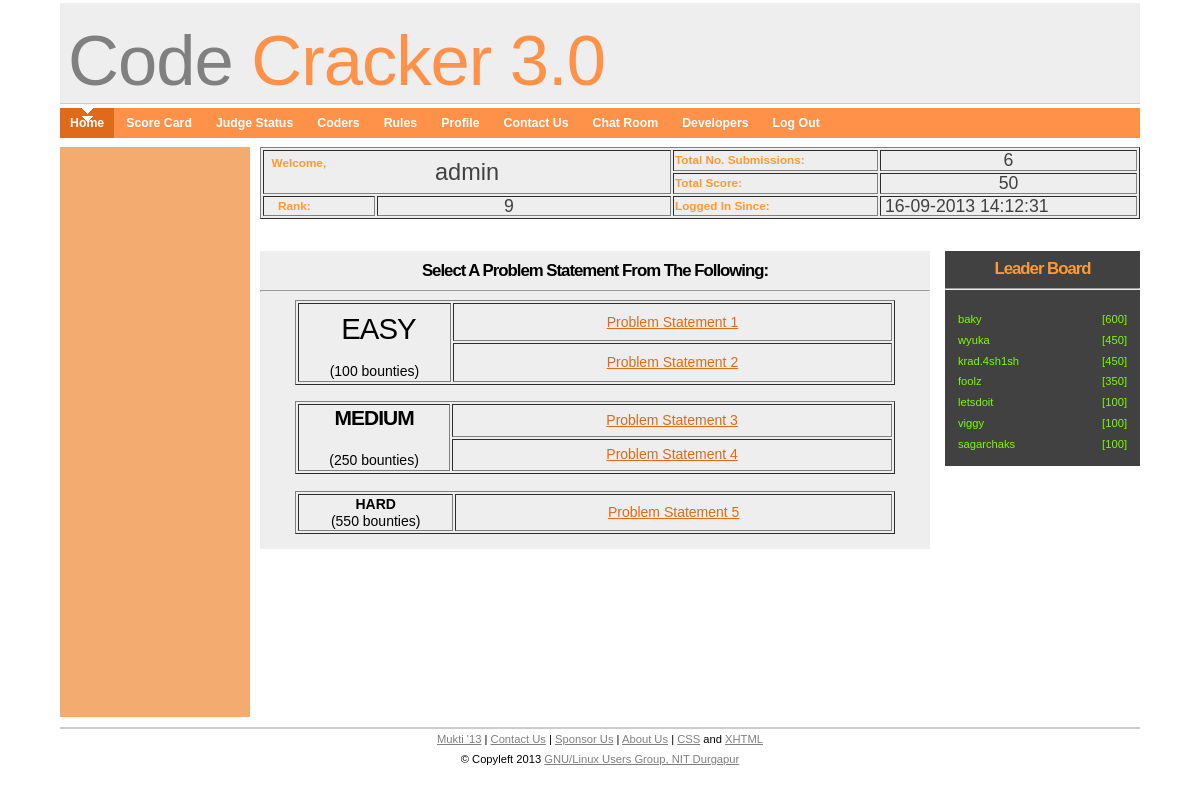
Page /home.php?t=1379340751 (signed in) on the committed database.
### tables this page shows
CREATE TABLE `team` (
  `tname` varchar(20) NOT NULL,
  `tpass` varchar(20) NOT NULL,
  `user1` varchar(25) DEFAULT NULL,
  `user2` varchar(25) DEFAULT NULL,
  `tid` int(15) DEFAULT NULL,
  PRIMARY KEY (`tname`),
  UNIQUE KEY `user1` (`user1`),
  UNIQUE KEY `tid` (`tid`)
);

CREATE TABLE `score` (
  `tname` varchar(20) NOT NULL,
  `score` int(11) DEFAULT NULL,
  `solved` varchar(40) DEFAULT NULL,
  `sub` int(11) DEFAULT NULL,
  `timestmp` timestamp NOT NULL DEFAULT '0000-00-00 00:00:00',
  `rank` int(11) DEFAULT NULL,
  PRIMARY KEY (`tname`)
);

### retrieve.php (called while the page is built, shortened)
<?php
$query="select tname from team where tid='$tid'";
$result=mysql_query($query) or die(mysql_error());
$row=mysql_fetch_array($result);
$tname=$row[0];
$query="select * from score ".
		"where tname=\"$tname\"";
$result=mysql_query($query) or die(mysql_error());
$row=mysql_fetch_array($result);
$rank=$row['rank'];
$score=$row['score'];
$sub=$row['sub'];
?>

### rightwidget.php (the view, shortened to what this page needs)
<?php
$query="select * from score order by rank";
$result=mysql_query($query) or die(mysql_error());
?>
<div class="rightwidget">
	<div class="leaderboard-heading">
		<h2><center>Leader Board</center><hr/></h2>
	</div>
	<table class="leaderboard" width="195">
	<?php
     for($c=1 ; $c <8 ; $c++)
	 {
	 $row = mysql_fetch_array($result);
	 ?>
		<tr>
		<td width="150"><?php echo  $row[tname] ; ?></td><td>[<?php echo  $row[score] ; ?>]</td>
	</tr>
	<?php
	}
	?>
	</table>
</div>

### rankcard.php
<div class="rankcard-container">
	<table class="rankcard" border="1">
	<tr>
		<td colspan="2" rowspan="2" width="300"><strong>&nbsp;&nbsp;<span class="style11">Welcome,</span> &nbsp;&nbsp;&nbsp;</strong><font color="#414141"><div align="center" style="position: relative;font-size: 2.0em;bottom: 7.5px"><?php echo $tname; ?></div></font></span></td>
    <td><span class="style11"><strong>Total No. Submissions: </strong></span></td>
    <td><font color="#414141"><div align="center" style="position: relative;font-size: 1.5em"><?php echo $sub; ?></div></font></td>
    </tr>
    <tr>
        <td><span class="style11"><strong>Total Score:</strong></span></td>
        <td><font color="#414141"><div align="center" style="position: relative;font-size: 1.5em"><?php echo $score; ?></div></font></td>
    </tr>
	<tr>
      <td width="108"><strong>&nbsp;&nbsp;&nbsp;&nbsp;Rank:</strong></span></td>
      <td width="290"><font color="#414141"><div style="position: relative;font-size: 1.5em;left: 125px"><?php echo $rank; ?></div></font></td>
      <td><span class="style11"><strong>Logged In Since: </strong></span></td>
      <td><font color="#414141"><div style="position: relative;font-size: 1.5em;left: 3px"><?php echo $logintime; ?></div></font></td>
	  </tr>
	</table>
	<div class="marquee">
	<marquee loop="-1" direction="left" bgcolor="#808080" width="880px" height="25px">
		<div style="position:relative; top:4px">CodeCracker 3.0 launched. Arena now running 24x7 !!!</div>
	</marquee>
	</div>
</div>

### css/style.css (style rules this page uses)
body { padding: 0; margin: 0; font: 0.7em Tahoma, sans-serif; line-height: 1.5em; background: #fff; color: #FF9933; }
h2 { margin: 0; padding: 0; font: bold 1.7em Arial, Sans-Serif; letter-spacing: -1px; }
h2 { font-size: 1.5em; margin-bottom: 5px; background: inherit; }
.rankcard { background-color: #EEEEEE; width: 880px; font-size: 1.05em; }
.marquee { font-size: 1.25em; color: #FFF; font-weight: bold; margin-top: 5px; }
.rightwidget { float:right; background: #414141; margin: 10px 0px; }
.leaderboard { color: #7CFC00; font-size: 1em; padding: 10px; }
.leaderboard-heading { padding-top: 8px; }

### rows in the picture
team: tname "admin"
score: sub "6", score "50", rank "9"
score: tname "baky", score "600"
score: tname "wyuka", score "450"
score: tname "krad.4sh1sh", score "450"
score: tname "foolz", score "350"
score: tname "letsdoit", score "100"
score: tname "viggy", score "100"
score: tname "sagarchaks", score "100"

### other values in the picture
$logintime "16-09-2013 14:12:31"
